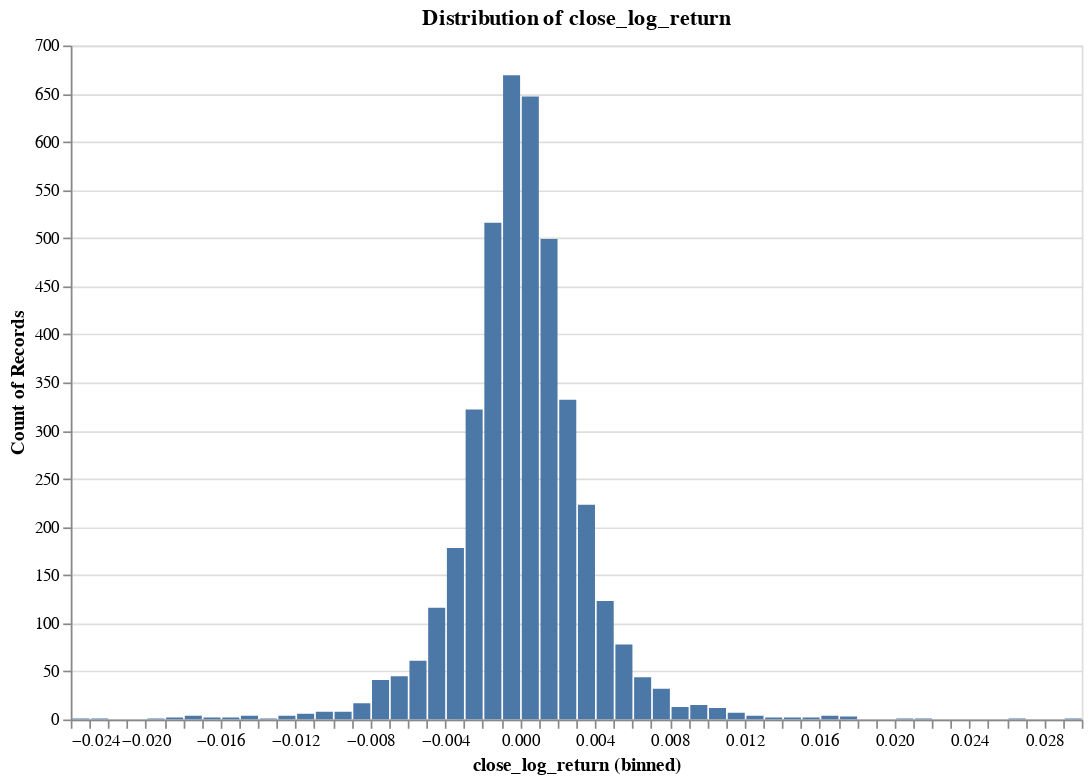

The code cell stored with this chart in its notebook:
### Code cell
research.plot_distribution(ts, 'close_log_return', no_bins = 100)

### Figure 1 — Vega specification as saved in the notebook (floating-point values rounded to 4 significant figures)
{"$schema": "https://vega.github.io/schema/vega/v5.json", "data": [{"name": "param_4_store"}, {"name": "source_0", "values": [{"__count": 322, "bin_maxbins_100_close_log_return": -0.003, "bin_maxbins_100_close_log_return_end": -0.002}, {"__count": 332, "bin_maxbins_100_close_log_return": 0.002, "bin_maxbins_100_close_log_return_end": 0.003}, {"__count": 223, "bin_maxbins_100_close_log_return": 0.003, "bin_maxbins_100_close_log_return_end": 0.004}, {"__count": 78, "bin_maxbins_100_close_log_return": 0.005, "bin_maxbins_100_close_log_return_end": 0.006}, {"__count": 516, "bin_maxbins_100_close_log_return": -0.002, "bin_maxbins_100_close_log_return_end": -0.001}, {"__count": 499, "bin_maxbins_100_close_log_return": 0.001, "bin_maxbins_100_close_log_return_end": 0.002}, {"__count": 116, "bin_maxbins_100_close_log_return": -0.005, "bin_maxbins_100_close_log_return_end": -0.004}, {"__count": 41, "bin_maxbins_100_close_log_return": -0.008, "bin_maxbins_100_close_log_return_end": -0.007}, {"__count": 123, "bin_maxbins_100_close_log_return": 0.004, "bin_maxbins_100_close_log_return_end": 0.005}, {"__count": 178, "bin_maxbins_100_close_log_return": -0.004, "bin_maxbins_100_close_log_return_end": -0.003}, {"__count": 647, "bin_maxbins_100_close_log_return": 0.0, "bin_maxbins_100_close_log_return_end": 0.001}, {"__count": 669, "bin_maxbins_100_close_log_return": -0.001, "bin_maxbins_100_close_log_return_end": -8.674e-19}, {"__count": 12, "bin_maxbins_100_close_log_return": 0.01, "bin_maxbins_100_close_log_return_end": 0.011}, {"__count": 61, "bin_maxbins_100_close_log_return": -0.006, "bin_maxbins_100_close_log_return_end": -0.005}, {"__count": 32, "bin_maxbins_100_close_log_return": 0.007, "bin_maxbins_100_close_log_return_end": 0.008}, {"__count": 4, "bin_maxbins_100_close_log_return": -0.015, "bin_maxbins_100_close_log_return_end": -0.014}, {"__count": 45, "bin_maxbins_100_close_log_return": -0.007, "bin_maxbins_100_close_log_return_end": -0.006}, {"__count": 44, "bin_maxbins_100_close_log_return": 0.006, "bin_maxbins_100_close_log_return_end": 0.007}, {"__count": 2, "bin_maxbins_100_close_log_return": -0.017, "bin_maxbins_100_close_log_return_end": -0.016}, {"__count": 17, "bin_maxbins_100_close_log_return": -0.009, "bin_maxbins_100_close_log_return_end": -0.008}, {"__count": 4, "bin_maxbins_100_close_log_return": 0.016, "bin_maxbins_100_close_log_return_end": 0.017}, {"__count": 13, "bin_maxbins_100_close_log_return": 0.008, "bin_maxbins_100_close_log_return_end": 0.009}, {"__count": 2, "bin_maxbins_100_close_log_return": 0.014, "bin_maxbins_100_close_log_return_end": 0.015}, {"__count": 4, "bin_maxbins_100_close_log_return": 0.012, "bin_maxbins_100_close_log_return_end": 0.013}, {"__count": 7, "bin_maxbins_100_close_log_return": 0.011, "bin_maxbins_100_close_log_return_end": 0.012}, {"__count": 8, "bin_maxbins_100_close_log_return": -0.01, "bin_maxbins_100_close_log_return_end": -0.009}, {"__count": 15, "bin_maxbins_100_close_log_return": 0.009, "bin_maxbins_100_close_log_return_end": 0.01}, {"__count": 4, "bin_maxbins_100_close_log_return": -0.013, "bin_maxbins_100_close_log_return_end": -0.012}, {"__count": 6, "bin_maxbins_100_close_log_return": -0.012, "bin_maxbins_100_close_log_return_end": -0.011}, {"__count": 8, "bin_maxbins_100_close_log_return": -0.011, "bin_maxbins_100_close_log_return_end": -0.01}, {"__count": 1, "bin_maxbins_100_close_log_return": -0.024, "bin_maxbins_100_close_log_return_end": -0.023}, {"__count": 2, "bin_maxbins_100_close_log_return": 0.015, "bin_maxbins_100_close_log_return_end": 0.016}, {"__count": 4, "bin_maxbins_100_close_log_return": -0.018, "bin_maxbins_100_close_log_return_end": -0.017}, {"__count": 2, "bin_maxbins_100_close_log_return": -0.016, "bin_maxbins_100_close_log_return_end": -0.015}, {"__count": 1, "bin_maxbins_100_close_log_return": -0.014, "bin_maxbins_100_close_log_return_end": -0.013}, {"__count": 2, "bin_maxbins_100_close_log_return": -0.019, "bin_maxbins_100_close_log_return_end": -0.018}, {"__count": 3, "bin_maxbins_100_close_log_return": 0.017, "bin_maxbins_100_close_log_return_end": 0.018}, {"__count": 1, "bin_maxbins_100_close_log_return": 0.02, "bin_maxbins_100_close_log_return_end": 0.021}, {"__count": 1, "bin_maxbins_100_close_log_return": 0.026, "bin_maxbins_100_close_log_return_end": 0.027}, {"__count": 1, "bin_maxbins_100_close_log_return": 0.029, "bin_maxbins_100_close_log_return_end": 0.03}, {"__count": 1, "bin_maxbins_100_close_log_return": 0.021, "bin_maxbins_100_close_log_return_end": 0.022}, {"__count": 1, "bin_maxbins_100_close_log_return": -0.023, "bin_maxbins_100_close_log_return_end": -0.022}, {"__count": 1, "bin_maxbins_100_close_log_return": -0.02, "bin_maxbins_100_close_log_return_end": -0.019}, {"__count": 2, "bin_maxbins_100_close_log_return": 0.013, "bin_maxbins_100_close_log_return_end": 0.014}]}, {"name": "source_0_y_domain___count", "values": [{"min": 1, "max": 669}]}], "signals": [{"name": "bin_maxbins_100_close_log_return_bins", "value": {"fields": ["close_log_return"], "fname": "bin_close_log_return", "start": -0.024, "step": 0.001, "stop": 0.03}}, {"name": "unit", "value": {}, "on": [{"events": "pointermove", "update": "isTuple(group()) ? group() : unit"}]}, {"name": "param_4", "update": "vlSelectionResolve(\"param_4_store\", \"union\")"}, {"name": "param_4_close_log_return", "on": [{"events": [{"source": "view", "type": "dblclick"}], "update": "null"}, {"events": {"signal": "param_4_translate_delta"}, "update": "panLinear(param_4_translate_anchor.extent_x, -param_4_translate_delta.x / width)"}, {"events": {"signal": "param_4_zoom_delta"}, "update": "zoomLinear(domain(\"x\"), param_4_zoom_anchor.x, param_4_zoom_delta)"}]}, {"name": "param_4_tuple", "on": [{"events": [{"signal": "param_4_close_log_return"}], "update": "param_4_close_log_return ? {unit: \"\", fields: param_4_tuple_fields, values: [param_4_close_log_return]} : null"}]}, {"name": "param_4_tuple_fields", "value": [{"field": "close_log_return", "channel": "x", "type": "R"}]}, {"name": "param_4_translate_anchor", "value": {}, "on": [{"events": [{"source": "scope", "type": "pointerdown"}], "update": "{x: x(unit), y: y(unit), extent_x: domain(\"x\")}"}]}, {"name": "param_4_translate_delta", "value": {}, "on": [{"events": [{"source": "window", "between": [{"source": "scope", "type": "pointerdown"}, {"source": "window", "type": "pointerup"}], "consume": true, "type": "pointermove"}], "update": "{x: param_4_translate_anchor.x - x(unit), y: param_4_translate_anchor.y - y(unit)}"}]}, {"name": "param_4_zoom_anchor", "on": [{"events": [{"source": "scope", "type": "wheel", "consume": true}], "update": "{x: invert(\"x\", x(unit)), y: invert(\"y\", y(unit))}"}]}, {"name": "param_4_zoom_delta", "on": [{"events": [{"source": "scope", "type": "wheel", "consume": true}], "update": "pow(1.001, event.deltaY * pow(16, event.deltaMode))", "force": true}]}, {"name": "param_4_modify", "on": [{"events": {"signal": "param_4_tuple"}, "update": "modify(\"param_4_store\", param_4_tuple, true)"}]}], "marks": [{"type": "rect", "name": "marks", "from": {"data": "source_0"}, "encode": {"update": {"fill": {"value": "#4c78a8"}, "x2": {"field": "bin_maxbins_100_close_log_return", "scale": "x", "offset": {"signal": "0.5 + (abs(scale(\"x\", datum[\"bin_maxbins_100_close_log_return_end\"]) - scale(\"x\", datum[\"bin_maxbins_100_close_log_return\"])) < 0.25 ? -0.5 * (0.25 - (abs(scale(\"x\", datum[\"bin_maxbins_100_close_log_return_end\"]) - scale(\"x\", datum[\"bin_maxbins_100_close_log_return\"])))) : 0.5)"}}, "x": {"field": "bin_maxbins_100_close_log_return_end", "scale": "x", "offset": {"signal": "0.5 + (abs(scale(\"x\", datum[\"bin_maxbins_100_close_log_return_end\"]) - scale(\"x\", datum[\"bin_maxbins_100_close_log_return\"])) < 0.25 ? 0.5 * (0.25 - (abs(scale(\"x\", datum[\"bin_maxbins_100_close_log_return_end\"]) - scale(\"x\", datum[\"bin_maxbins_100_close_log_return\"])))) : -0.5)"}}, "y": {"field": "__count", "scale": "y"}, "y2": {"value": 0, "scale": "y"}}}, "interactive": true, "clip": true, "style": ["bar"]}], "scales": [{"name": "x", "type": "linear", "domain": {"signal": "[bin_maxbins_100_close_log_return_bins.start, bin_maxbins_100_close_log_return_bins.stop]"}, "range": [0, {"signal": "width"}], "bins": {"signal": "bin_maxbins_100_close_log_return_bins"}, "domainRaw": {"signal": "param_4[\"close_log_return\"]"}, "zero": false}, {"name": "y", "type": "linear", "domain": [{"signal": "(data(\"source_0_y_domain___count\")[0] || {}).min"}, {"signal": "(data(\"source_0_y_domain___count\")[0] || {}).max"}], "range": [{"signal": "height"}, 0], "zero": true, "nice": true}], "axes": [{"scale": "y", "labels": false, "aria": false, "tickCount": {"signal": "ceil(height/40)"}, "ticks": false, "grid": true, "gridScale": "x", "maxExtent": 0, "minExtent": 0, "orient": "left", "zindex": 0, "domain": false}, {"scale": "x", "grid": false, "tickCount": {"signal": "ceil(width/10)"}, "title": "close_log_return (binned)", "labelOverlap": true, "zindex": 0, "labelFlush": true, "orient": "bottom"}, {"scale": "y", "grid": false, "labelOverlap": true, "zindex": 0, "title": "Count of Records", "orient": "left", "tickCount": {"signal": "ceil(height/40)"}}], "title": {"text": "Distribution of close_log_return", "frame": "group"}, "height": 400, "background": "white", "padding": 5, "width": 600, "style": "cell"}
